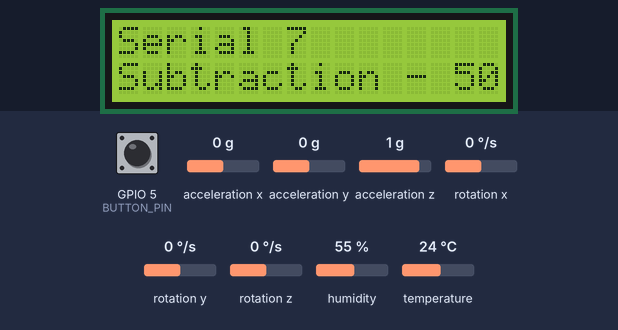
The sketch below on a simulated ESP32. Parts: 16×2 character LCD. The inputs (shaded band) are chosen by the test bench; at power-on: acceleration x 0 g, GPIO 5 (BUTTON_PIN) HIGH, acceleration y 0 g, acceleration z 1 g, rotation x 0 °/s, rotation y 0 °/s, rotation z 0 °/s, humidity 55 %, temperature 24 °C. WiFi joins after 1.5 s; servers stay silent unless stated; what the sketch prints to the serial monitor is not drawn.

Above: at 5.7 s.
5.8 s: acceleration x set to -1.4 g
At 12.2 s:
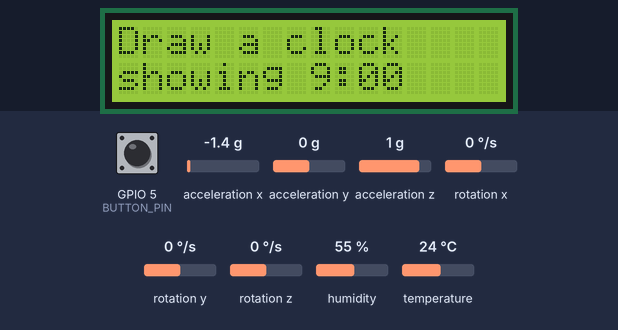
At 18.3 s:
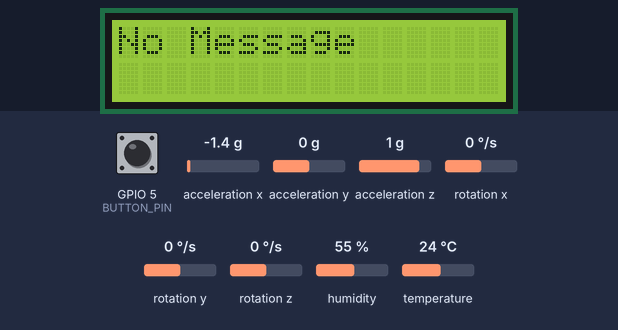
Timing chart, 0 to 19.8 s (numbered marks = the images above; inputs shaded):
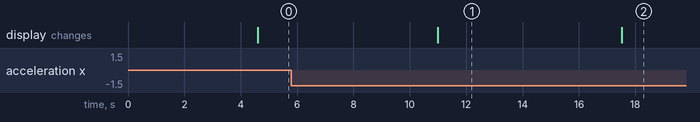

Measured:
- what the display in image 1 shows lasts 6.5 s, from 11.0 s to 17.5 s

The sketch:

h2aiwristband.ino
```cpp
#include <Wire.h>
#include <MPU6050_tockn.h>
#include <WiFi.h>
#include <Firebase_ESP_Client.h>
#include "DHT.h"
#include <LiquidCrystal_I2C.h>  // Include the I2C LCD library

// Replace with your WiFi credentials
const char* ssid = "";
const char* password = "";

// Firebase configuration
#define FIREBASE_HOST "" // Replace with your Firebase host
#define API_KEY ""       // Replace with your Firebase API key

// DHT11 configuration
#define DHTPIN 4     // Digital pin connected to the DHT sensor
#define DHTTYPE DHT11   // DHT 11

// Initialize DHT sensor
DHT dht(DHTPIN, DHTTYPE);

// Define Firebase objects
FirebaseData fbdo;
FirebaseAuth auth;
FirebaseConfig config;

// MPU6050 object
MPU6050 mpu6050(Wire);

// Tremor detection variables
unsigned long tremorStartTime = 0;  // Variable to store the start time of the tremor
unsigned long tremorDuration = 0;   // Variable to store the total duration of the tremor
bool tremorDetected = false;        // Flag to indicate if a tremor is currently detected

// I2C LCD configuration
#define LCD_ADDRESS 0x27  // I2C address of the LCD (change if necessary)
#define LCD_COLUMNS 16    // 16 columns
#define LCD_ROWS 2        // 2 rows
LiquidCrystal_I2C lcd(LCD_ADDRESS, LCD_COLUMNS, LCD_ROWS);  // Initialize the LCD

// Button configuration
#define BUTTON_PIN 5  // Define the pin where the button is connected
int messageCycle = 0; // 0 = No message, 1 = First message, 2 = Second message

// Button debouncing
unsigned long lastDebounceTime = 0;
unsigned long debounceDelay = 50;  // Debounce delay in milliseconds

bool debounceButton(int pin) {
  bool currentState = digitalRead(pin);
  if (currentState == HIGH) {  // Button is pressed (assuming active LOW)
    if ((millis() - lastDebounceTime) > debounceDelay) {
      lastDebounceTime = millis();
      return true;
    }
  }
  return false;
}

void setup() {
  Serial.begin(115200);  // Start serial communication

  // Initialize DHT sensor
  dht.begin();

  // Connect to WiFi
  WiFi.begin(ssid, password);
  Serial.print("Connecting to WiFi...");
  while (WiFi.status() != WL_CONNECTED) {
    delay(500);
    Serial.print(".");
  }
  Serial.println("\nConnected to WiFi");

  // Configure Firebase
  config.api_key = API_KEY;
  config.database_url = FIREBASE_HOST;

  // Authenticate with Firebase
  if (Firebase.signUp(&config, &auth, "", "")) {
    Serial.println("Firebase authentication successful");
  } else {
    Serial.printf("Firebase authentication failed: %s\n", config.signer.signupError.message.c_str());
  }

  Firebase.begin(&config, &auth);
  Firebase.reconnectWiFi(true);

  // Initialize MPU6050
  Wire.begin();          // Initialize I2C communication
  mpu6050.begin();       // Initialize MPU6050
  mpu6050.calcGyroOffsets(true);  // Calibrate gyroscope

  // Initialize button
  pinMode(BUTTON_PIN, INPUT_PULLUP);

  // Initialize I2C LCD
  lcd.init();                      // Initialize the LCD
  lcd.backlight();                 // Turn on the backlight
  lcd.setCursor(0, 0);             // Set cursor to the first column, first row
  lcd.print("System Ready");       // Display initial message
}

void loop() {
  // Check if the button is pressed
  if (debounceButton(BUTTON_PIN)) {
    messageCycle = (messageCycle + 1) % 3;  // Cycle through 0, 1, 2
    lcd.clear();                            // Clear the display
    lcd.setCursor(0, 0);                   // Set cursor to the first column, first row

    switch (messageCycle) {
      case 0:
        lcd.print("No Message");           // Display "No Message"
        break;
      case 1:
        lcd.print("Serial 7");
        lcd.setCursor(0, 1);
        lcd.print("Subtraction - 50");            // Display "Message 1"
        break;
      case 2:
        lcd.print("Draw a clock");
        lcd.setCursor(0, 1);
        lcd.print("showing 9:00");           // Display "Message 2"
        break;
    }
    delay(500);  // Add a small delay to avoid multiple toggles
  }

  // Tremor detection logic
  const int numSamples = 50;  // Number of samples for variance calculation
  float ax[numSamples];       // Array to store accelerometer data
  float variance = 0;         // Variable to store variance

  // Collect accelerometer data
  for (int i = 0; i < numSamples; i++) {
    mpu6050.update();         // Update MPU6050 data
    ax[i] = mpu6050.getAccX();  // Store X-axis accelerometer data
    delay(20);                // 50 Hz sampling rate (20 ms delay)
  }

  // Calculate mean
  float mean = 0;
  for (int i = 0; i < numSamples; i++) {
    mean += ax[i];
  }
  mean /= numSamples;

  // Calculate variance
  for (int i = 0; i < numSamples; i++) {
    variance += pow(ax[i] - mean, 2);
  }
  variance /= numSamples;

  // Check if variance exceeds 0.05
  if (variance >= 0.05) {
    if (!tremorDetected) {
      tremorDetected = true;
      tremorStartTime = millis();  // Record the start time of the tremor
    }
  } else {
    if (tremorDetected) {
      tremorDetected = false;
      tremorDuration += millis() - tremorStartTime;  // Update the total tremor duration
    }
  }

  // Print the total tremor duration if no tremor is detected and duration was recorded
  if (!tremorDetected && tremorDuration > 0) {
    int tremorDurationSeconds = tremorDuration / 1000; // Convert milliseconds to seconds
    Serial.println("Tremor detected for " + String(tremorDurationSeconds) + " seconds");

    // Send tremor duration (as integer) to Firebase
    if (Firebase.RTDB.setInt(&fbdo, "/tremor/duration", tremorDurationSeconds)) {
      Serial.println("Tremor data sent to Firebase successfully");
    } else {
      Serial.printf("Failed to send tremor data to Firebase: %s\n", fbdo.errorReason().c_str());
    }

    tremorDuration = 0;  // Reset the tremor duration
  }

  // DHT11 sensor logic
  // Wait a few seconds between measurements.
  delay(2000);

  // Reading temperature or humidity takes about 250 milliseconds!
  // Sensor readings may also be up to 2 seconds 'old' (its a very slow sensor)
  float h = dht.readHumidity();
  // Read temperature as Celsius (the default)
  float t = dht.readTemperature();
  // Read temperature as Fahrenheit (isFahrenheit = true)
  float f = dht.readTemperature(true);

  // Check if any reads failed and exit early (to try again).
  if (isnan(h) || isnan(t) || isnan(f)) {
    Serial.println(F("Failed to read from DHT sensor!"));
    return;
  }

  // Compute heat index in Fahrenheit (the default)
  float hif = dht.computeHeatIndex(f, h);
  // Compute heat index in Celsius (isFahreheit = false)
  float hic = dht.computeHeatIndex(t, h, false);

  // Print sensor data to Serial Monitor
  Serial.print(F("Humidity: "));
  Serial.print(h);
  Serial.print(F("%  Temperature: "));
  Serial.print(t);
  Serial.print(F("°C "));
  Serial.print(f);
  Serial.print(F("°F  Heat index: "));
  Serial.print(hic);
  Serial.print(F("°C "));
  Serial.print(hif);
  Serial.println(F("°F"));

  // Send sensor data to Firebase
  sendDataToFirebase(h, t, f, hic, hif);

  delay(2000); // Wait for 2 seconds before sending the next data
}

void sendDataToFirebase(float humidity, float tempC, float tempF, float heatIndexC, float heatIndexF) {
  if (Firebase.RTDB.setFloat(&fbdo, "/sensor/humidity", humidity)) {
    Serial.println("Humidity data sent to Firebase successfully");
  } else {
    Serial.printf("Failed to send humidity data to Firebase: %s\n", fbdo.errorReason().c_str());
  }

  if (Firebase.RTDB.setFloat(&fbdo, "/sensor/temperatureC", tempC)) {
    Serial.println("Temperature (C) data sent to Firebase successfully");
  } else {
    Serial.printf("Failed to send temperature (C) data to Firebase: %s\n", fbdo.errorReason().c_str());
  }

  if (Firebase.RTDB.setFloat(&fbdo, "/sensor/temperatureF", tempF)) {
    Serial.println("Temperature (F) data sent to Firebase successfully");
  } else {
    Serial.printf("Failed to send temperature (F) data to Firebase: %s\n", fbdo.errorReason().c_str());
  }

  if (Firebase.RTDB.setFloat(&fbdo, "/sensor/heatIndexC", heatIndexC)) {
    Serial.println("Heat Index (C) data sent to Firebase successfully");
  } else {
    Serial.printf("Failed to send heat index (C) data to Firebase: %s\n", fbdo.errorReason().c_str());
  }

  if (Firebase.RTDB.setFloat(&fbdo, "/sensor/heatIndexF", heatIndexF)) {
    Serial.println("Heat Index (F) data sent to Firebase successfully");
  } else {
    Serial.printf("Failed to send heat index (F) data to Firebase: %s\n", fbdo.errorReason().c_str());
  }
}
```
